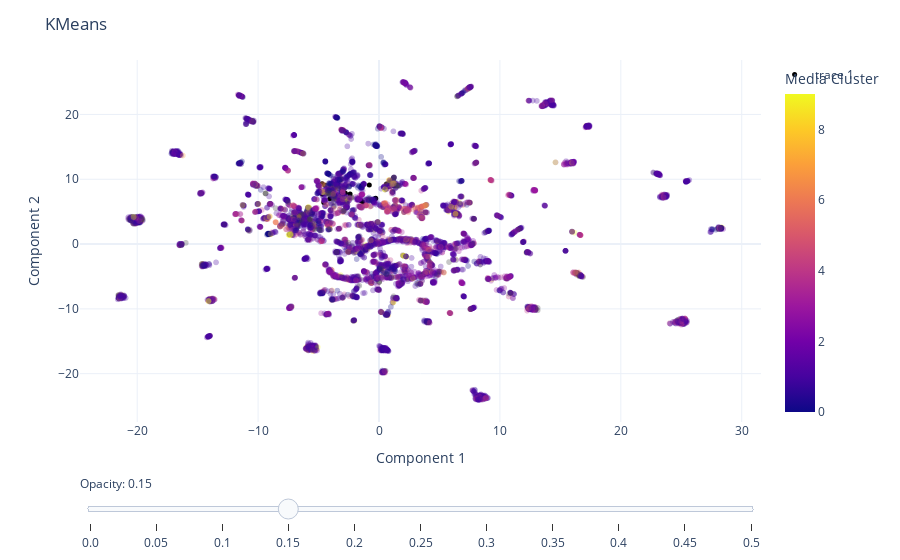

Notebook source saved alongside this figure:
### Code cell
# Plot the training points
fig = px.scatter(
    data_frame = train_2d,
    x = "Component 1",
    y = "Component 2", # Change components to visualize each of the 30 dimensions
    color = "Media Cluster",
    hover_data = ["taxon_id", "Target", "KMeans Cluster"],
    opacity = 0.3
) 

# Add the test points as a scatter trace
fig.add_trace(
    go.Scatter(
        x=test_2d["Component 1"],  # x coordinates
        y=test_2d["Component 2"],  # y coordinates
        mode='markers',
        marker=dict(
            color='black',  
            size=5,  
            opacity=1.0 
        ),
        text=test_2d["taxon_id"]  # marker hover text
    )
)

# Opacity slider
steps = []
for i in range(11):  # 0 to 1 in steps of 0.1
    step = dict(
        method="restyle",
        args=[{"marker.opacity": [i/20]}, [0]],  # Adjust opacity of the first trace only
        label=str(i/20)
    )
    steps.append(step)
sliders = [dict(
    active=3,  # initial value corresponding to opacity=0.3
    currentvalue={"prefix": "Opacity: "},
    pad={"t": 50},
    steps=steps
)]

fig.update_layout(
    sliders=sliders,
    title="KMeans",
    template="plotly_white",
)

fig.show()

### Figure 1 — Plotly figure (JSON) as saved in the notebook; plotly's stock layout.template omitted (floating-point values rounded to 4 significant figures; data arrays with more than 128 entries replaced by an {"elided": "..."} marker saying what was removed)
{"data": [{"customdata": {"elided": "8464x3 mixed values"}, "hovertemplate": "Component 1=%{x}<br>Component 2=%{y}<br>taxon_id=%{customdata[0]}<br>Target=%{customdata[1]}<br>KMeans Cluster=%{customdata[2]}<br>Media Cluster=%{marker.color}<extra></extra>", "legendgroup": "", "marker": {"color": {"elided": "8464 int values"}, "coloraxis": "coloraxis", "opacity": 0.3, "symbol": "circle"}, "mode": "markers", "name": "", "showlegend": false, "type": "scattergl", "x": {"elided": "8464 float values"}, "xaxis": "x", "y": {"elided": "8464 float values"}, "yaxis": "y"}, {"marker": {"color": "black", "opacity": 1, "size": 5}, "mode": "markers", "text": ["KBase_derived_Bin.001.fastaBA_F_extracted_bins.AssemblySet_DRAM.gff", "KBase_derived_Bin.002.fastaBA_F_extracted_bins.AssemblySet_DRAM.gff", "KBase_derived_Bin.004.fastaBA_F_extracted_bins.AssemblySet_DRAM.gff", "KBase_derived_Bin.005.fastaBA_F_extracted_bins.AssemblySet_DRAM.gff", "KBase_derived_Bin.006.fastaBA_F_extracted_bins.AssemblySet_DRAM.gff", "KBase_derived_Bin.008.fastaBA_F_extracted_bins.AssemblySet_DRAM.gff", "KBase_derived_Bin.009.fastaBA_F_extracted_bins.AssemblySet_DRAM.gff", "KBase_derived_Bin.011.fastaBA_F_extracted_bins.AssemblySet_DRAM.gff", "KBase_derived_Bin.012.fastaBA_F_extracted_bins.AssemblySet_DRAM.gff", "KBase_derived_Bin.013.fastaBA_F_extracted_bins.AssemblySet_DRAM.gff", "KBase_derived_Bin.014.fastaBA_F_extracted_bins.AssemblySet_DRAM.gff", "KBase_derived_Bin.015.fastaBA_F_extracted_bins.AssemblySet_DRAM.gff", "KBase_derived_Bin.016.fastaBA_F_extracted_bins.AssemblySet_DRAM.gff", "KBase_derived_Bin.017.fastaBA_F_extracted_bins.AssemblySet_DRAM.gff", "KBase_derived_Bin.018.fastaBA_F_extracted_bins.AssemblySet_DRAM.gff", "KBase_derived_Bin.020.fastaBA_F_extracted_bins.AssemblySet_DRAM.gff", "KBase_derived_Bin.021.fastaBA_F_extracted_bins.AssemblySet_DRAM.gff", "KBase_derived_Bin.022.fastaBA_F_extracted_bins.AssemblySet_DRAM.gff", "KBase_derived_Bin.023.fastaBA_F_extracted_bins.AssemblySet_DRAM.gff", "KBase_derived_Bin.024.fastaBA_F_extracted_bins.AssemblySet_DRAM.gff", "KBase_derived_Bin.025.fastaBA_F_extracted_bins.AssemblySet_DRAM.gff", "KBase_derived_Bin.026.fastaBA_F_extracted_bins.AssemblySet_DRAM.gff", "KBase_derived_Bin.028.fastaBA_F_extracted_bins.AssemblySet_DRAM.gff"], "type": "scatter", "x": [-4.073, 1.214, -0.2738, -4.677, -1.475, 0.6474, -2.941, -4.706, 1.166, -1.332, 0.7631, 0.984, -5.507, -0.8038, -2.778, 1.245, -2.392, 0.6217, -4.467, -1.419, -0.3179, -4.565, 0.8863], "y": [6.978, 9.399, 7.07, 7.701, 6.674, 8.896, 7.857, 9.303, 9.296, 6.436, 8.897, 9.403, 4.789, 9.111, 7.831, 9.01, 7.727, 9.282, 9.065, 9.009, 7.005, 6.408, 9.346]}], "layout": {"coloraxis": {"colorbar": {"title": {"text": "Media Cluster"}}, "colorscale": [[0, "#0d0887"], [0.1111, "#46039f"], [0.2222, "#7201a8"], [0.3333, "#9c179e"], [0.4444, "#bd3786"], [0.5556, "#d8576b"], [0.6667, "#ed7953"], [0.7778, "#fb9f3a"], [0.8889, "#fdca26"], [1, "#f0f921"]]}, "legend": {"tracegroupgap": 0}, "margin": {"t": 60}, "sliders": [{"active": 3, "currentvalue": {"prefix": "Opacity: "}, "pad": {"t": 50}, "steps": [{"args": [{"marker.opacity": [0]}, [0]], "label": "0.0", "method": "restyle"}, {"args": [{"marker.opacity": [0.05]}, [0]], "label": "0.05", "method": "restyle"}, {"args": [{"marker.opacity": [0.1]}, [0]], "label": "0.1", "method": "restyle"}, {"args": [{"marker.opacity": [0.15]}, [0]], "label": "0.15", "method": "restyle"}, {"args": [{"marker.opacity": [0.2]}, [0]], "label": "0.2", "method": "restyle"}, {"args": [{"marker.opacity": [0.25]}, [0]], "label": "0.25", "method": "restyle"}, {"args": [{"marker.opacity": [0.3]}, [0]], "label": "0.3", "method": "restyle"}, {"args": [{"marker.opacity": [0.35]}, [0]], "label": "0.35", "method": "restyle"}, {"args": [{"marker.opacity": [0.4]}, [0]], "label": "0.4", "method": "restyle"}, {"args": [{"marker.opacity": [0.45]}, [0]], "label": "0.45", "method": "restyle"}, {"args": [{"marker.opacity": [0.5]}, [0]], "label": "0.5", "method": "restyle"}]}], "title": {"text": "KMeans"}, "xaxis": {"anchor": "y", "domain": [0, 1], "title": {"text": "Component 1"}}, "yaxis": {"anchor": "x", "domain": [0, 1], "title": {"text": "Component 2"}}}}
